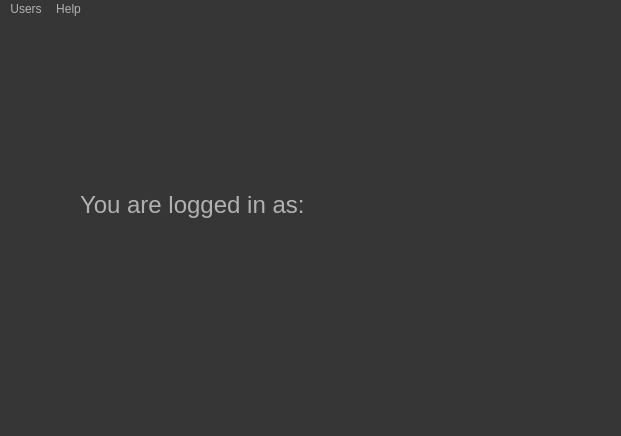
<?xml version="1.0" encoding="UTF-8"?>
<ui version="4.0">
 <class>MainWindow</class>
 <widget class="QMainWindow" name="MainWindow">
  <property name="geometry">
   <rect>
    <x>0</x>
    <y>0</y>
    <width>621</width>
    <height>436</height>
   </rect>
  </property>
  <property name="windowTitle">
   <string>MainWindow</string>
  </property>
  <property name="styleSheet">
   <string notr="true">background:rgb(54, 54, 54);color: rgb(177, 177, 177);
alternate-background-color: rgb(97, 97, 97);
selection-background-color: rgb(97, 97, 97);</string>
  </property>
  <widget class="QWidget" name="centralwidget">
   <widget class="QLabel" name="label">
    <property name="geometry">
     <rect>
      <x>80</x>
      <y>160</y>
      <width>281</width>
      <height>51</height>
     </rect>
    </property>
    <property name="styleSheet">
     <string notr="true">color: rgb(177, 177, 177); font-size:18pt;</string>
    </property>
    <property name="text">
     <string>You are logged in as:</string>
    </property>
   </widget>
   <widget class="QLabel" name="label_user">
    <property name="geometry">
     <rect>
      <x>370</x>
      <y>160</y>
      <width>211</width>
      <height>51</height>
     </rect>
    </property>
    <property name="styleSheet">
     <string notr="true">color: rgb(177, 177, 177); font-size:18pt;</string>
    </property>
    <property name="text">
     <string/>
    </property>
   </widget>
  </widget>
  <widget class="QMenuBar" name="menubar">
   <property name="geometry">
    <rect>
     <x>0</x>
     <y>0</y>
     <width>621</width>
     <height>21</height>
    </rect>
   </property>
   <widget class="QMenu" name="menuUsers">
    <property name="title">
     <string>Users</string>
    </property>
    <addaction name="actionChangePass"/>
    <addaction name="actionNew_User"/>
    <addaction name="actionAll_Users"/>
    <addaction name="separator"/>
    <addaction name="actionExit"/>
   </widget>
   <widget class="QMenu" name="menuHelp">
    <property name="title">
     <string>Help</string>
    </property>
    <addaction name="actionPassReq"/>
   </widget>
   <addaction name="menuUsers"/>
   <addaction name="menuHelp"/>
  </widget>
  <widget class="QStatusBar" name="statusbar"/>
  <action name="actionChangePass">
   <property name="enabled">
    <bool>true</bool>
   </property>
   <property name="text">
    <string>Change password</string>
   </property>
  </action>
  <action name="actionNew_User">
   <property name="text">
    <string>New User</string>
   </property>
  </action>
  <action name="actionAll_Users">
   <property name="text">
    <string>All Users</string>
   </property>
  </action>
  <action name="actionExit">
   <property name="text">
    <string>Exit</string>
   </property>
  </action>
  <action name="actionPassReq">
   <property name="text">
    <string>Pass Requirements</string>
   </property>
  </action>
 </widget>
 <resources/>
 <connections/>
</ui>
